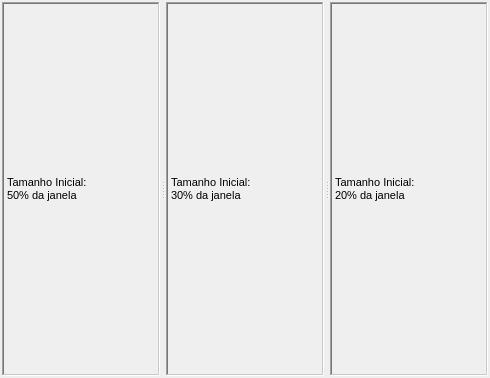
<?xml version="1.0" encoding="UTF-8"?>
<ui version="4.0">
 <class>MainWidget</class>
 <widget class="QWidget" name="MainWidget">
  <property name="geometry">
   <rect>
    <x>0</x>
    <y>0</y>
    <width>490</width>
    <height>378</height>
   </rect>
  </property>
  <property name="minimumSize">
   <size>
    <width>351</width>
    <height>301</height>
   </size>
  </property>
  <property name="windowTitle">
   <string>MainWidget</string>
  </property>
  <layout class="QVBoxLayout" name="verticalLayout">
   <property name="margin">
    <number>2</number>
   </property>
   <item>
    <widget class="QSplitter" name="splitter">
     <property name="frameShape">
      <enum>QFrame::NoFrame</enum>
     </property>
     <property name="frameShadow">
      <enum>QFrame::Plain</enum>
     </property>
     <property name="orientation">
      <enum>Qt::Horizontal</enum>
     </property>
     <property name="opaqueResize">
      <bool>true</bool>
     </property>
     <property name="handleWidth">
      <number>6</number>
     </property>
     <property name="childrenCollapsible">
      <bool>false</bool>
     </property>
     <widget class="QLabel" name="label_1">
      <property name="frameShape">
       <enum>QFrame::WinPanel</enum>
      </property>
      <property name="frameShadow">
       <enum>QFrame::Sunken</enum>
      </property>
      <property name="text">
       <string>&lt;!DOCTYPE HTML PUBLIC &quot;-//W3C//DTD HTML 4.0//EN&quot; &quot;http://www.w3.org/TR/REC-html40/strict.dtd&quot;&gt;
&lt;html&gt;&lt;head&gt;&lt;meta name=&quot;qrichtext&quot; content=&quot;1&quot; /&gt;&lt;style type=&quot;text/css&quot;&gt;
p, li { white-space: pre-wrap; }
&lt;/style&gt;&lt;/head&gt;&lt;body style=&quot; font-family:'MS Shell Dlg 2'; font-size:8.25pt; font-weight:400; font-style:normal;&quot;&gt;
&lt;p style=&quot; margin-top:0px; margin-bottom:0px; margin-left:0px; margin-right:0px; -qt-block-indent:0; text-indent:0px;&quot;&gt;&lt;span style=&quot; font-size:8pt;&quot;&gt;Tamanho Inicial:&lt;br /&gt;50% da janela&lt;/span&gt;&lt;/p&gt;&lt;/body&gt;&lt;/html&gt;</string>
      </property>
     </widget>
     <widget class="QLabel" name="label_2">
      <property name="frameShape">
       <enum>QFrame::WinPanel</enum>
      </property>
      <property name="frameShadow">
       <enum>QFrame::Sunken</enum>
      </property>
      <property name="text">
       <string>&lt;!DOCTYPE HTML PUBLIC &quot;-//W3C//DTD HTML 4.0//EN&quot; &quot;http://www.w3.org/TR/REC-html40/strict.dtd&quot;&gt;
&lt;html&gt;&lt;head&gt;&lt;meta name=&quot;qrichtext&quot; content=&quot;1&quot; /&gt;&lt;style type=&quot;text/css&quot;&gt;
p, li { white-space: pre-wrap; }
&lt;/style&gt;&lt;/head&gt;&lt;body style=&quot; font-family:'MS Shell Dlg 2'; font-size:8.25pt; font-weight:400; font-style:normal;&quot;&gt;
&lt;p style=&quot; margin-top:0px; margin-bottom:0px; margin-left:0px; margin-right:0px; -qt-block-indent:0; text-indent:0px;&quot;&gt;&lt;span style=&quot; font-size:8pt;&quot;&gt;Tamanho Inicial:&lt;br /&gt;30% da janela&lt;/span&gt;&lt;/p&gt;&lt;/body&gt;&lt;/html&gt;</string>
      </property>
     </widget>
     <widget class="QLabel" name="label_3">
      <property name="frameShape">
       <enum>QFrame::WinPanel</enum>
      </property>
      <property name="frameShadow">
       <enum>QFrame::Sunken</enum>
      </property>
      <property name="text">
       <string>&lt;!DOCTYPE HTML PUBLIC &quot;-//W3C//DTD HTML 4.0//EN&quot; &quot;http://www.w3.org/TR/REC-html40/strict.dtd&quot;&gt;
&lt;html&gt;&lt;head&gt;&lt;meta name=&quot;qrichtext&quot; content=&quot;1&quot; /&gt;&lt;style type=&quot;text/css&quot;&gt;
p, li { white-space: pre-wrap; }
&lt;/style&gt;&lt;/head&gt;&lt;body style=&quot; font-family:'MS Shell Dlg 2'; font-size:8.25pt; font-weight:400; font-style:normal;&quot;&gt;
&lt;p style=&quot; margin-top:0px; margin-bottom:0px; margin-left:0px; margin-right:0px; -qt-block-indent:0; text-indent:0px;&quot;&gt;&lt;span style=&quot; font-size:8pt;&quot;&gt;Tamanho Inicial:&lt;br /&gt;20% da janela&lt;/span&gt;&lt;/p&gt;&lt;/body&gt;&lt;/html&gt;</string>
      </property>
     </widget>
    </widget>
   </item>
  </layout>
 </widget>
 <layoutdefault spacing="6" margin="11"/>
 <resources/>
 <connections/>
</ui>
